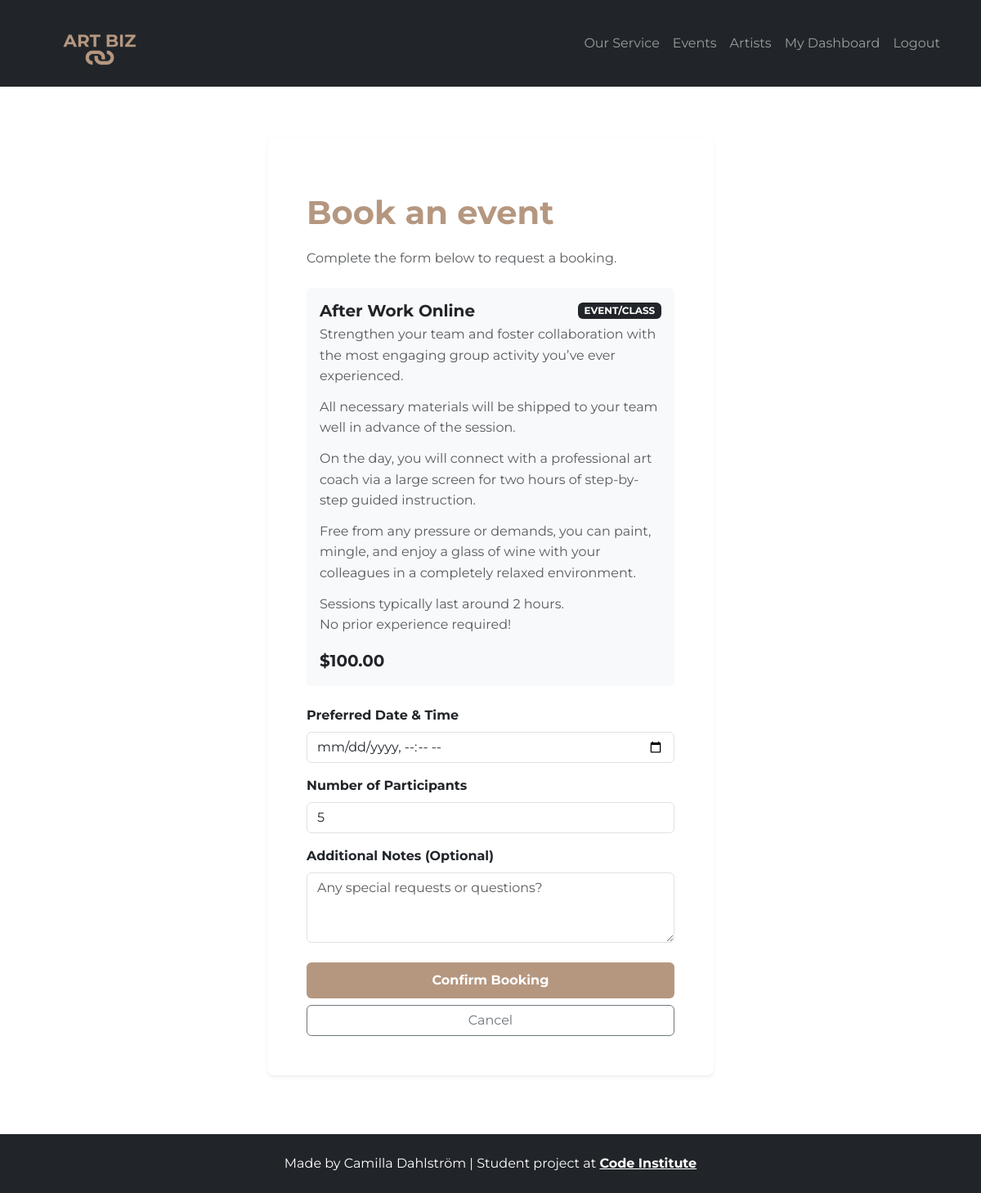
Screenshot of /book/1/ (signed in) with the database file from the repository.
### bookings/models.py (models this page shows, shortened)
class Service(models.Model):
    SERVICE_TYPES = [
        ('event', 'Event/Class'),
        ('consulting', 'Consulting'),
        ('subscription', 'Subscription'),
    ]
    title = models.CharField(max_length=200)
    description = models.TextField()
    price = models.DecimalField(max_digits=8, decimal_places=2)
    service_type = models.CharField(max_length=20, choices=SERVICE_TYPES, default='event')
    image_url = models.URLField(max_length=1024, blank=True, null=True)

### bookings/views.py (the view)
# urls.py: path('book/<int:service_id>/', book_service, name='book_service'),
@login_required
def book_service(request, service_id):
    service = get_object_or_404(Service, id=service_id)
    if request.method == 'POST':
        form = BookingForm(request.POST)
        if form.is_valid():
            booking = form.save(commit=False)
            booking.user = request.user
            booking.service = service
            booking.save()
            messages.success(request, f'Thank you! Your booking request for "{service.title}" has been received.')
            return redirect('dashboard')
    else:
        form = BookingForm()
    context = {
        'form': form,
        'service': service,
    }
    return render(request, 'book_service.html', context)

### bookings/forms.py (shortened to what this page needs)
class BookingForm(forms.ModelForm):
    class Meta:
        model = Booking
        fields = ['booking_date', 'number_of_participants', 'notes']
        widgets = {
            'booking_date': forms.DateTimeInput(
                attrs={
                    'type': 'datetime-local',
                    'class': 'form-control',
                }
            ),
            'number_of_participants': forms.NumberInput(
                attrs={
                    'class': 'form-control',
                    'min': 1,
                }
            ),
            'notes': forms.Textarea(
                attrs={
                    'class': 'form-control',
                    'rows': 3,
                    'placeholder': 'Any special requests or questions?',
                }
            ),
        }
        labels = {
            'booking_date': 'Preferred Date & Time',
            'number_of_participants': 'Number of Participants',
            'notes': 'Additional Notes (Optional)',
        }

### bookings/templates/book_service.html (shortened to what this page needs)
{% extends 'base.html' %}
{% load static %}
{% block content %}
<div class="container my-5 py-4">
    <div class="row justify-content-center">
        <div class="col-md-8 col-lg-6">
            <div class="card shadow-sm border-0 rounded-3">
                <div class="card-body p-4 p-md-5">
                    <h1 class="display-6 fw-bold page-title">Book an event</h1>
                    <p class="text-muted mb-4">Complete the form below to request a booking.</p>
                    <div class="p-3 mb-4 bg-light rounded">
                        <div class="d-flex justify-content-between align-items-center mb-1">
                            <h2 class="h5 fw-bold mb-0">{{ service.title }}</h2>
                            <span class="badge bg-dark text-uppercase">{{ service.get_service_type_display }}</span>
                        </div>
                        <div class="service-description text-muted mb-3">
                            {{ service.description|linebreaks }}
                        </div>
                        <p class="price-tag mb-0">${{ service.price }}</p>
                    </div>
                    <form method="POST">
                        {% for field in form %}
                        <div class="mb-3">
                            <label for="{{ field.id_for_label }}" class="form-label fw-bold">
                                {{ field.label }}
                            </label>
                            {{ field }}
                        </div>
                        {% endfor %}
                        <div class="d-grid gap-2 mt-4">
                            <button type="submit" class="btn btn-artbiz">Confirm Booking</button>
                            <a href="{% url 'events' %}" class="btn btn-outline-secondary">Cancel</a>
                        </div>
                    </form>
                </div>
            </div>
        </div>
    </div>
</div>
{% endblock %}

### static/css/style.css (style rules this page uses)
body { padding-top: 96px; overflow-x: hidden; font-family: 'Montserrat', sans-serif; }
.page-title { color: #b59780; margin-bottom: 20px; padding-top: 20px; }
.price-tag { font-size: 20px; font-weight: bold; color: #212529; }
.service-description p { margin-bottom: 0.75rem; line-height: 1.6; }
.service-description p:last-child { margin-bottom: 0; }
.btn-artbiz { background-color: #b59780; color: #ffffff; font-weight: bold; transition: background-color 0.2s; border: none; width: 100%; padding: 10px; margin-top: auto; }

### rows the page displays
Service: title "After Work Online", service_type "EVENT/CLASS", description "Strengthen your team and foster collaboration with the most engaging group activity you’ve ever experienced. All necessary materials will be shipped to your team well in advance of the session. On the day, you will connect with a professional art coach via a large screen for two hours of step-by-step guided instruction. Free from any pressure or demands, you can paint, mingle, and enjoy a glass of wine with your colleagues in a completely relaxed environment. Sessions typically last around 2 hours. No prior experience required!", price "100.00"

### other values shown
{{ field.label }} "Preferred Date & Time" "Number of Participants" "Additional Notes (Optional)"
